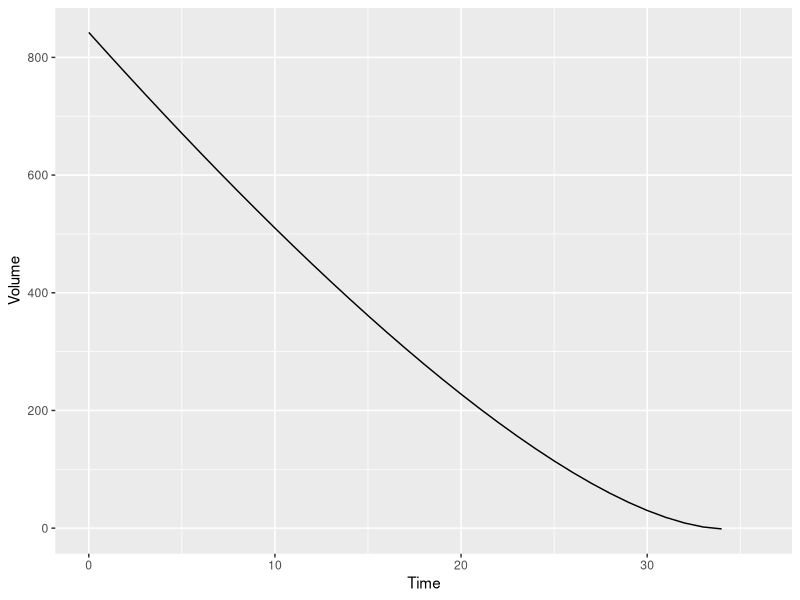
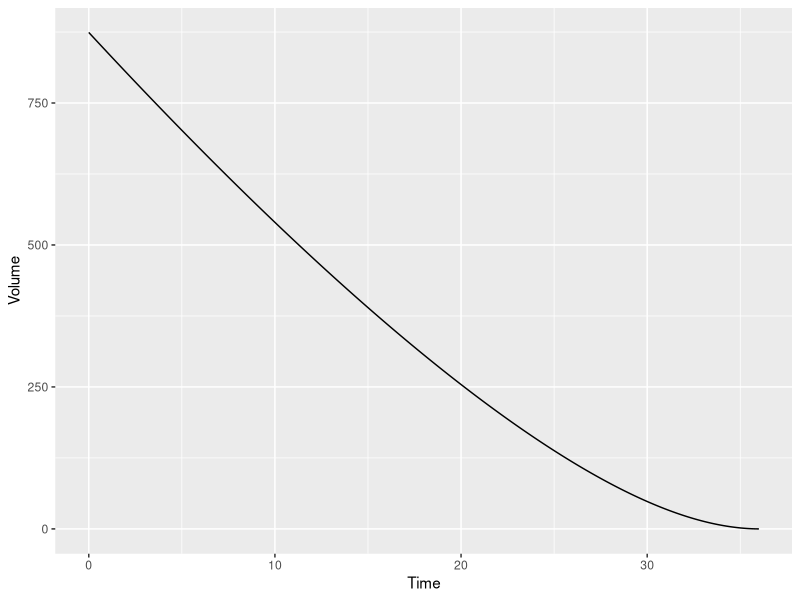
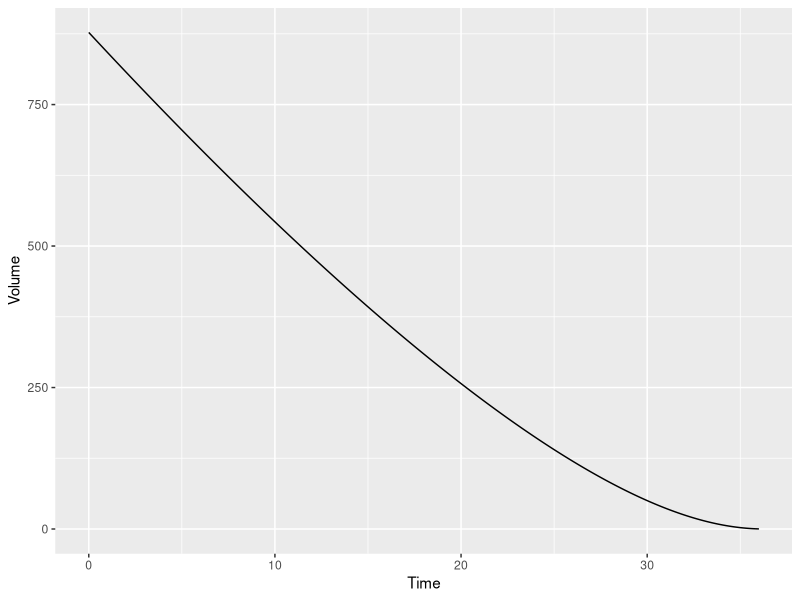
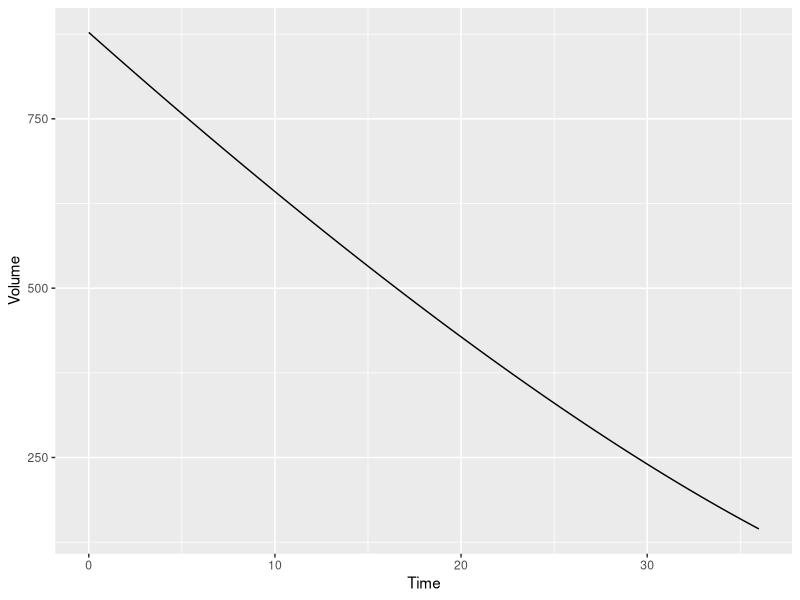

Reproduce these figures in R, in order.
## ---- chunk 1
library(ggplot2)
## ---- chunk 2
meters_per_foot = 0.3048
V_i_orig = 31000
V_i = V_i_orig * (meters_per_foot ^ 3)
## ---- chunk 3
h_i_orig = 50
h_i = h_i_orig * meters_per_foot
## ---- chunk 4
R_i_orig = 20
R_i = R_i_orig * meters_per_foot
## ---- chunk 5
a = (pi * h_i) / 3
b = (pi * h_i * R_i) / 3
c = ((pi * h_i * (R_i ^ 2)) / 3) - V_i
r_i = ((-1 * b) + sqrt((b ^ 2) - (4 * a * c))) / (2 * a)
## ---- chunk 6
tan_theta = (R_i - r_i) / h_i
theta_degrees = (atan(tan_theta) * 180) / pi
## ---- chunk 7
C_v = 0.98
C_c = 0.9
A_i_orig = 5 ^ 2
A_i = A_i_orig * (meters_per_foot ^ 2)
g = 9.8
## ---- chunk 8
a = (pi * (tan_theta ^ 2)) / 3
b = pi * r_i * tan_theta
c = pi * (r_i ^ 2)
## ---- chunk 9
H = function(V) {
  a = (pi * (tan_theta ^ 2)) / 3
  b = pi * r_i * tan_theta
  c = pi * (r_i ^ 2)
  d = V * -1
  x = (((-1 * b) ^ 3) / (27 * (a ^ 3))) + ((b * c) / (6 * (a ^ 2))) - (d / (2 * a))
  y = ((c / (3 * a)) - ((b ^ 2) / (9 * (a ^ 2)))) ^ 3
  z = ((x ^ 2) + y) ^ (1 / 2)
  h = ((x + z) ^ (1 / 3)) + ((x - z) ^ (1 / 3)) - (b / (3 * a))
  return(h)
}
v_flow = function(V, contraction_coefficient) {
  v = C_v * contraction_coefficient * A_i * sqrt(2 * g * H(V))
  return(v)
}
## ---- chunk 10
simulate_drain = function(interval_size, contraction_coefficient) {
  intervals = seq(0, 36, interval_size)
  volumes = c()
  for(interval in intervals) {
    if(interval == 0) {
      initial_volume = V_i
    }
    else {
      initial_volume = volumes[length(volumes)]
    }
    removed_volume = v_flow(initial_volume, contraction_coefficient) * interval_size
    new_volume = initial_volume - removed_volume
    volumes = c(volumes, new_volume)
  }
  volume.data = data.frame(Time = intervals, Volume = volumes)
  return(volume.data)
}
## ---- chunk 11
volume.data = simulate_drain(1, C_c)
ggplot(volume.data, aes(x = Time, y = Volume)) +
  geom_line()
## ---- chunk 12
volume.data = simulate_drain(.1, C_c)
ggplot(volume.data, aes(x = Time, y = Volume)) +
  geom_line()
## ---- chunk 13
volume.data = simulate_drain(.01, C_c)
ggplot(volume.data, aes(x = Time, y = Volume)) +
  geom_line()
## ---- chunk 14
volume.data = simulate_drain(.01, 0.62)
ggplot(volume.data, aes(x = Time, y = Volume)) +
  geom_line()
